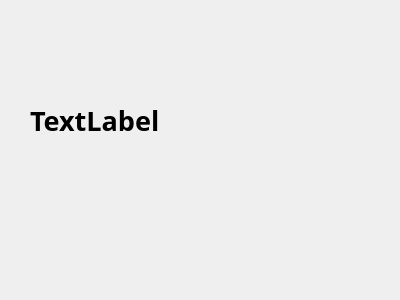
<?xml version="1.0" encoding="UTF-8"?>
<ui version="4.0">
 <class>Dialog</class>
 <widget class="QDialog" name="Dialog">
  <property name="geometry">
   <rect>
    <x>0</x>
    <y>0</y>
    <width>400</width>
    <height>300</height>
   </rect>
  </property>
  <property name="windowTitle">
   <string>Dialog</string>
  </property>
  <widget class="QLabel" name="label">
   <property name="geometry">
    <rect>
     <x>30</x>
     <y>60</y>
     <width>341</width>
     <height>121</height>
    </rect>
   </property>
   <property name="font">
    <font>
     <family>맑은 고딕</family>
     <pointsize>20</pointsize>
     <weight>75</weight>
     <bold>true</bold>
    </font>
   </property>
   <property name="text">
    <string>TextLabel</string>
   </property>
  </widget>
 </widget>
 <resources/>
 <connections/>
</ui>
